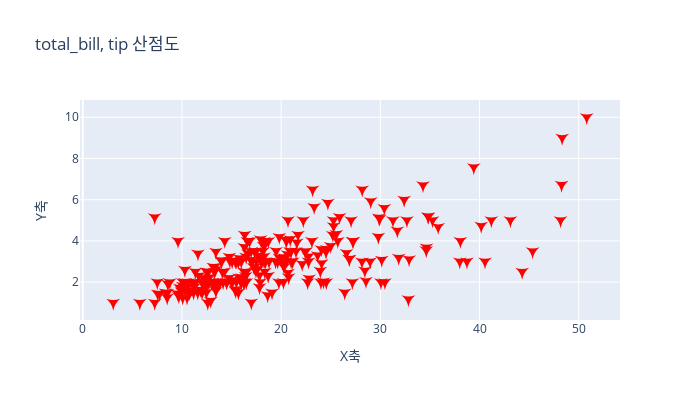

The cell this chart's notebook holds for it:
### Code cell
#tips 데이터 셋 로딩 ,total_bill (x축) , tip (Y축) 의 산점도 그리기  
tips = sns.load_dataset("tips") 
flights = sns.load_dataset("flights")  
fig = go.Figure(data = go.Scatter(x = tips["total_bill"] ,
                                  y = tips["tip"] , 
                                  mode = 'markers' ,
                                  marker = dict(size = 10,
                                                color = "red",
                                                symbol= "star-triangle-down")))
fig.update_layout(
    title="total_bill, tip 산점도",
    xaxis_title="X축",
    yaxis_title="Y축",
    width=700, 
    height=400  
) 
fig.show()

### Figure 1 — Plotly figure (JSON) as saved in the notebook; plotly's stock layout.template omitted (floating-point values rounded to 4 significant figures; data arrays with more than 128 entries replaced by an {"elided": "..."} marker saying what was removed)
{"data": [{"marker": {"color": "red", "size": 10, "symbol": "star-triangle-down"}, "mode": "markers", "type": "scatter", "x": {"elided": "244 float values"}, "y": {"elided": "244 float values"}}], "layout": {"height": 400, "title": {"text": "total_bill, tip 산점도"}, "width": 700, "xaxis": {"title": {"text": "X축"}}, "yaxis": {"title": {"text": "Y축"}}}}
